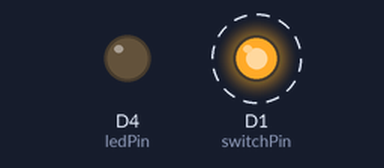
The sketch below on a simulated ESP8266 (NodeMCU). Shown: output pins drawn as LEDs (lit = HIGH). Dashed ring = blinking. What the sketch prints to the serial monitor is not drawn.

Above: at 0.5 s.
Timing chart, 0 to 4.6 s (numbered marks = the images above):
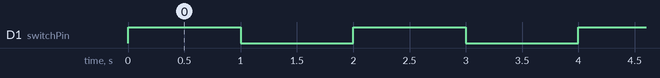

The sketch:

d1_pin_toggle.ino
```cpp
#include <ESP8266WiFi.h>

// Define the GPIO pin
const int switchPin = D1; // GPIO pin to be used as switch
const int ledPin = LED_BUILTIN;

void setup() {
  Serial.begin(115200);
  pinMode(switchPin, OUTPUT);
  digitalWrite(switchPin, LOW); // Initially set the pin to low
  pinMode(ledPin, OUTPUT);
  digitalWrite(ledPin, LOW);
}

void loop() {
  // Set GPIO pin high
  digitalWrite(switchPin, HIGH);
  Serial.println("Pin HIGH");
  delay(1000); // Wait for 1 second

  // Set GPIO pin low
  digitalWrite(switchPin, LOW);
  Serial.println("Pin LOW");
  delay(1000); // Wait for 1 second
}
```

Measured:
- by itself, D1 (switchPin): alternates HIGH for 1.0 s and LOW for 1.0 s
